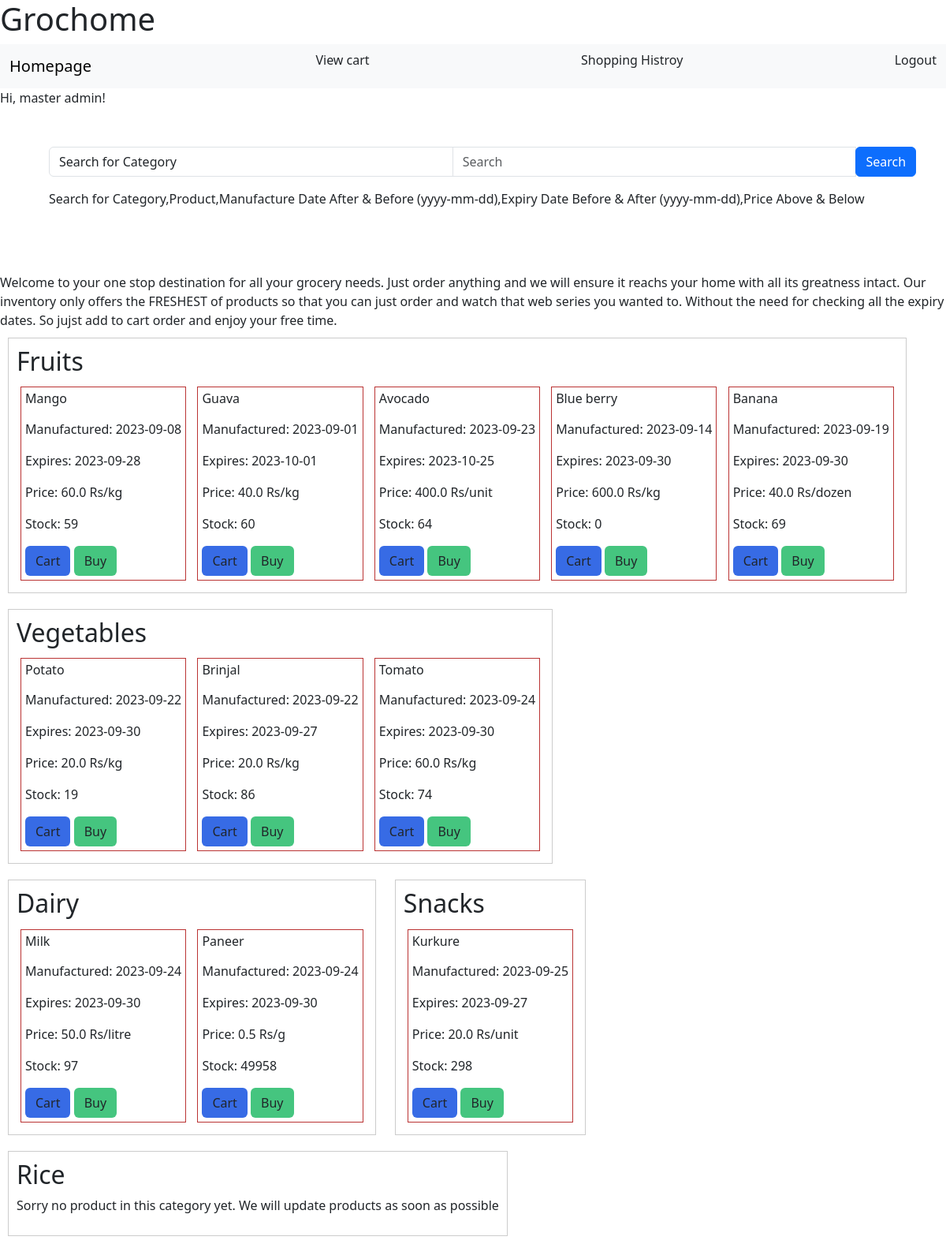
The app's page / (signed in) with its own data.
### app/models.py (models this page shows)
class User(db.Model):
    id = db.Column(db.Integer, primary_key=True)
    name = db.Column(db.String(60), nullable=False)
    email = db.Column(db.String(120), unique=True, nullable=False)
    password = db.Column(db.String(60), nullable=False)
    is_admin = db.Column(db.Boolean, default=False)
    cart = db.relationship('Cart', backref='user', lazy=True)
    shopping_lists = db.relationship('ShoppingList', backref='user', lazy=True, cascade="all, delete-orphan")

class Section(db.Model):
    id = db.Column(db.Integer, primary_key=True)
    name = db.Column(db.String(100), unique=True, nullable=False)
    products = db.relationship('Product', backref='section', lazy=True)

class Product(db.Model):
    id = db.Column(db.Integer, primary_key=True)
    name = db.Column(db.String(100), unique=True, nullable=False)
    manufacture_date = db.Column(db.Date, nullable=True)
    expiry_date = db.Column(db.Date, nullable=True)
    rate_per_unit = db.Column(db.Float, nullable=False)
    unit_type = db.Column(db.String(20), nullable=False)
    quantity = db.Column(db.Integer, nullable=False)
    section_id = db.Column(db.Integer, db.ForeignKey('section.id'), nullable=False)
    cart_items_product = db.relationship('CartItem', backref='product_ref', lazy=True,cascade="all, delete-orphan")
    shopping_lists = db.relationship('ShoppingList', backref='product_ref_shopinglist', lazy=True,cascade="all, delete-orphan")

### app/routes.py (the view)
@app.route('/')
def home():
        categories = Section.query.all()
        return render_template('home.html', categories=categories)

### app/routes.py (called while the page is built)
@login.user_loader
def load_user(user_id):
    user= User.query.get(int(user_id))
    return user

### app/templates/home.html (shortened to what this page needs)
{% extends "base.html" %}
{% block main %}
{% if current_user.is_authenticated %}
    <p>Hi, {{ current_user.name }}!</p>
    {% endif %}
    <div class="container" style="display: flex; justify-content: space-between; margin: 50px;">
        <form method="POST" action="{{ url_for('search_home') }}" class="mb-3">
          <div class="input-group mb-3" style="width: 1100px;">
          <div class="input-group">
            <select class="form-control" name="search_type">
              <option value="category">Search for Category</option>
          </select>
            <input type="text" class="form-control" placeholder="Search" name="search_query">
            <div class="input-group-append">
              <button class="btn btn-primary" type="submit">Search</button>
            </div>
            </div>
          </div>
          <p>Search for Category,Product,Manufacture Date After & Before (yyyy-mm-dd),Expiry Date Before & After (yyyy-mm-dd),Price Above & Below </p>
        </form>
      </div>
Welcome to your one stop destination for all your grocery needs. Just order anything and we will ensure it reachs your home with all its greatness intact. Our inventory only offers the FRESHEST of products so that you can just order and watch that web series you wanted to. Without the need for checking all the expiry dates. So jujst add to cart order and enjoy your free time.
{% if categories %}
{% for category in categories %}
<div class="category-box">
    <h2>{{ category.name }}</h2>
    {% if category.products %}
    {% for product in category.products %}
    <div class="product-box">
       <h6><p>{{ product.name }}</p></h6>
        <p>Manufactured: {{ product.manufacture_date }}</p>
            <p>Expires: {{ product.expiry_date }}</p>
            <p>Price: {{ product.rate_per_unit }}  {{ product.unit_type }}</p>
            <p>Stock:  {{ product.quantity }}</p>
            <div class="button-container">
              <form method="POST" action="{{ url_for('add_to_cart', product_id=product.id) }}" style="display: inline;">
                <button type="submit" class="btn product-button" style="background-color: rgb(55, 107, 229);"> Cart</button>
            </form>
            <form method="POST" action="{{ url_for('buy', product_id=product.id) }}" style="display: inline;">
              <button type="submit" class="btn product-button" style="background-color: rgb(69, 197, 127);"> Buy</button>
          </form>
            </div>
        </div>
            {% endfor %}
            {% else %}
        <p>Sorry no product in this category yet. We will update products as soon as possible</p>
            {% endif %}
        </div>
        {% endfor %}
        {% endif %}
{% endblock %}

### app/templates/base.html (style rules this page uses)
.category-box { border: 1px solid #ccc; padding: 10px; margin: 10px; display: inline-block; }
.product-box { border: 1px solid #ba3333; padding: 5px; margin: 5px; display: inline-block; }

### records on screen
User: name "master admin"
Section: name "Fruits"
Product: name "Mango", manufacture_date "2023-09-08", expiry_date "2023-09-28", rate_per_unit "60.0", unit_type "Rs/kg", quantity "59"
Product: name "Guava", manufacture_date "2023-09-01", expiry_date "2023-10-01", rate_per_unit "40.0", unit_type "Rs/kg", quantity "60"
Product: name "Avocado", manufacture_date "2023-09-23", expiry_date "2023-10-25", rate_per_unit "400.0", unit_type "Rs/unit", quantity "64"
Product: name "Blue berry", manufacture_date "2023-09-14", expiry_date "2023-09-30", rate_per_unit "600.0", unit_type "Rs/kg", quantity "0"
Product: name "Banana", manufacture_date "2023-09-19", expiry_date "2023-09-30", rate_per_unit "40.0", unit_type "Rs/dozen", quantity "69"
Section: name "Vegetables"
Product: name "Potato", manufacture_date "2023-09-22", expiry_date "2023-09-30", rate_per_unit "20.0", unit_type "Rs/kg", quantity "19"
Product: name "Brinjal", manufacture_date "2023-09-22", expiry_date "2023-09-27", rate_per_unit "20.0", unit_type "Rs/kg", quantity "86"
Product: name "Tomato", manufacture_date "2023-09-24", expiry_date "2023-09-30", rate_per_unit "60.0", unit_type "Rs/kg", quantity "74"
Section: name "Dairy"
Product: name "Milk", manufacture_date "2023-09-24", expiry_date "2023-09-30", rate_per_unit "50.0", unit_type "Rs/litre", quantity "97"
Product: name "Paneer", manufacture_date "2023-09-24", expiry_date "2023-09-30", rate_per_unit "0.5", unit_type "Rs/g", quantity "49958"
Section: name "Snacks"
Product: name "Kurkure", manufacture_date "2023-09-25", expiry_date "2023-09-27", rate_per_unit "20.0", unit_type "Rs/unit", quantity "298"
Section: name "Rice", shows "Sorry no product in this category yet. We will update products as soon as possible"
